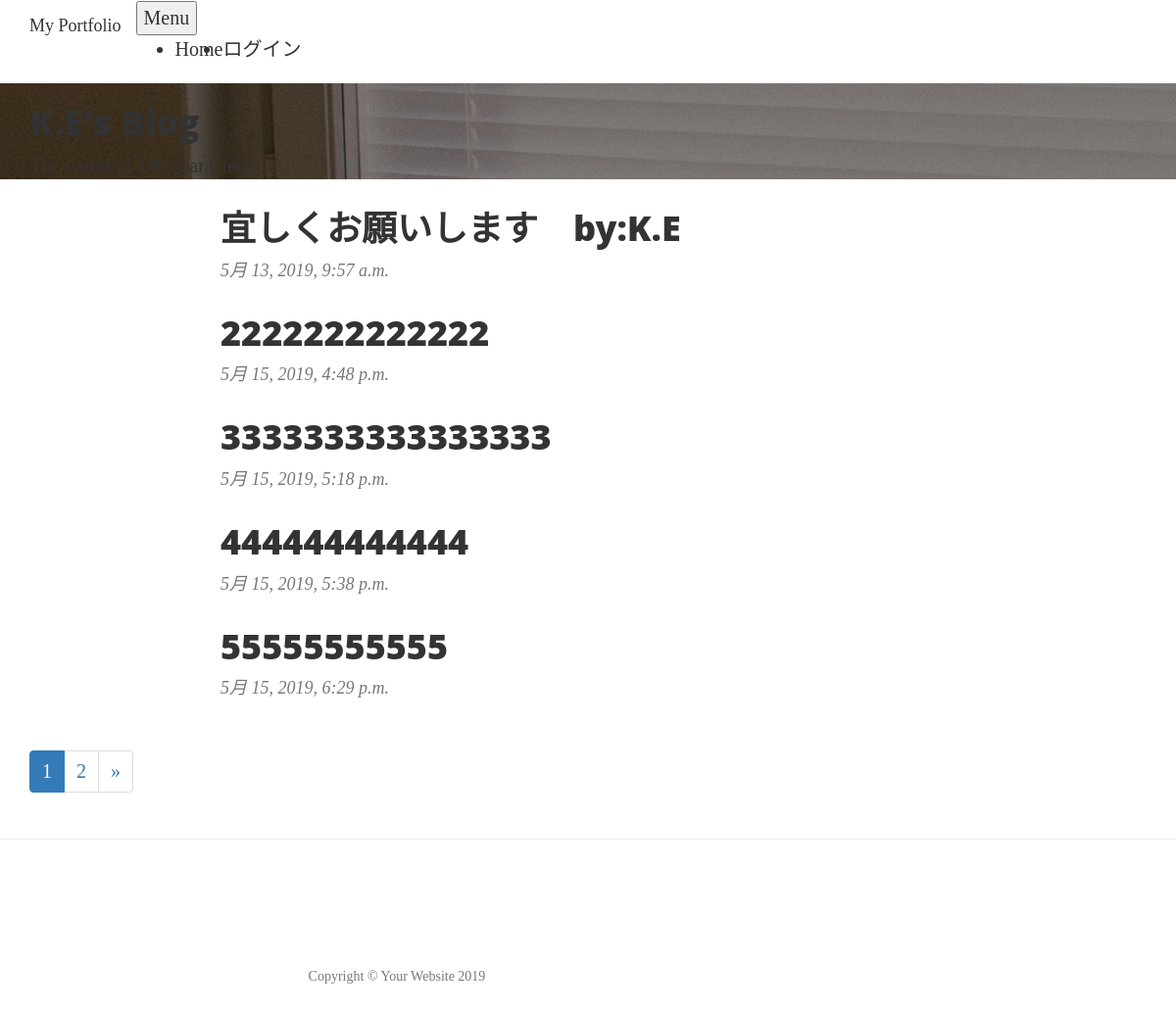
The page / on the database its author committed.
### blog/models.py (models this page shows)
class Blog(models.Model):
    content = models.CharField(max_length=140)
    posted_date = models.DateTimeField(auto_now_add=True)

### blog/views.py (the view)
# urls.py: path('', BlogListView.as_view(), name="index"),
class BlogListView(ListView):
    model = Blog
    paginate_by = 5
    context_object_name = "blogs"

### blog/templates/blog/blog_list.html (shortened to what this page needs)
{% extends "base.html" %}
{% block body %}
<div class="row">
    <div class="col-lg-8 col-lg-offset-2 col-md-10 col-md-offset-1">
        {% for blog in blogs %}
        <div class="post-preview">
            <a href="{% url 'detail' blog.id %}">
                <h2 class="post-title">
                    {{ blog.content }}
                </h2>
            </a>
            <p class="post-meta">{{ blog.posted_date }}</p>
        </div>
        {% endfor %}
      </div>
    </div>
    <nav aria-label="ページネーション">
    	<ul class="pagination">
    		{% for page_num in page_obj.paginator.page_range %}
    			{% if page_num == page_obj.number %}
    				<li class="page-item active">
    					<a class="page-link" href="?page={{ page_num }}">{{ page_num }}</a>
    				</li>
    			{% else %}
    				<li class="page-item">
    					<a class="page-link" href="?page={{ page_num }}">{{ page_num }}</a>
    				</li>
    			{% endif %}
    		{% endfor %}
    		{% if page_obj.has_next %}
    			<li class="page-item">
    				<a class="page-link" href="?page={{ page_obj.next_page_number }}" aria-label="次へ">
    					<span aria-hidden="true">&raquo;</span>
    				</a>
    			</li>
    		{% endif %}
    	</ul>
    </nav>
{% endblock %}

### templates/base.html (shortened to what this page needs)
{% load static %}
<!DOCTYPE html>
<html lang="ja">
<head>
  <link href="{% static 'vendor/bootstrap/css/bootstrap.min.css' %}" rel="stylesheet">
  <link href="{% static 'css/clean-blog.min.css' %}" rel="stylesheet">
</head>
<body>
  {% include "navi.html" %}
  <header class="masthead" style="background-image: url({% static 'img/home-bg.jpg'%})">
    <div class="container">
      <div class="row">
        <div class="col-lg-8 col-md-10 mx-auto">
          <div class="site-heading">
            <h1>K.E's Blog</h1>
            <span class="subheading">The world of 140 characters</span>
          </div>
        </div>
      </div>
    </div>
  </header>
<div class="container">
  {% block body %}{% endblock %}
</div>
  <hr>
  <footer>
    <div class="container">
      <div class="row">
        <div class="col-lg-8 col-md-10 mx-auto">
          <ul class="list-inline text-center">
          </ul>
          <p class="copyright text-muted">Copyright &copy; Your Website 2019</p>
        </div>
      </div>
    </div>
  </footer>
</body>
</html>

### templates/navi.html (shortened to what this page needs)
<nav class="navbar navbar-expand-lg navbar-light fixed-top" id="mainNav">
  <div class="container">
    <a class="navbar-brand" href="{% url 'index' %}">My Portfolio</a>
    <button class="navbar-toggler navbar-toggler-right" type="button" data-toggle="collapse" data-target="#navbarResponsive" aria-controls="navbarResponsive" aria-expanded="false" aria-label="Toggle navigation">
      Menu
    </button>
    <div class="collapse navbar-collapse" id="navbarResponsive">
      <ul class="navbar-nav ml-auto">
        <li class="nav-item">
          <a class="nav-link" href="{% url 'index' %}">Home</a>
        </li>
        {% if user.is_authenticated %}
                  <li class="nav-item"><a class="nav-link nav-item" href="#">{{ user.username }}</a></li>
                  <li class="nav-item"><a class="nav-link" href="{% url 'logout' %}">ログアウト</a></li>
              {% else %}
                  {% if "logout" in request.path %}
                      <li class="nav-item"><a class="nav-link" href="{% url 'login' %}">ログイン</a></li>
                  {% else %}
                      <li class="nav-item"><a class="nav-link" href="{% url 'login' %}?next={{ request.path }}">ログイン</a></li>
                  {% endif %}
              {% endif %}
      </ul>
    </div>
  </div>
</nav>

### rows shown on the page
Blog: content "宜しくお願いします by:K.E", posted_date "5月 13, 2019, 9:57 a.m."
Blog: content "2222222222222", posted_date "5月 15, 2019, 4:48 p.m."
Blog: content "3333333333333333", posted_date "5月 15, 2019, 5:18 p.m."
Blog: content "444444444444", posted_date "5月 15, 2019, 5:38 p.m."
Blog: content "55555555555", posted_date "5月 15, 2019, 6:29 p.m."

### other values the page prints
{{ page_num }} "1"
{{ page_num }} "2"
